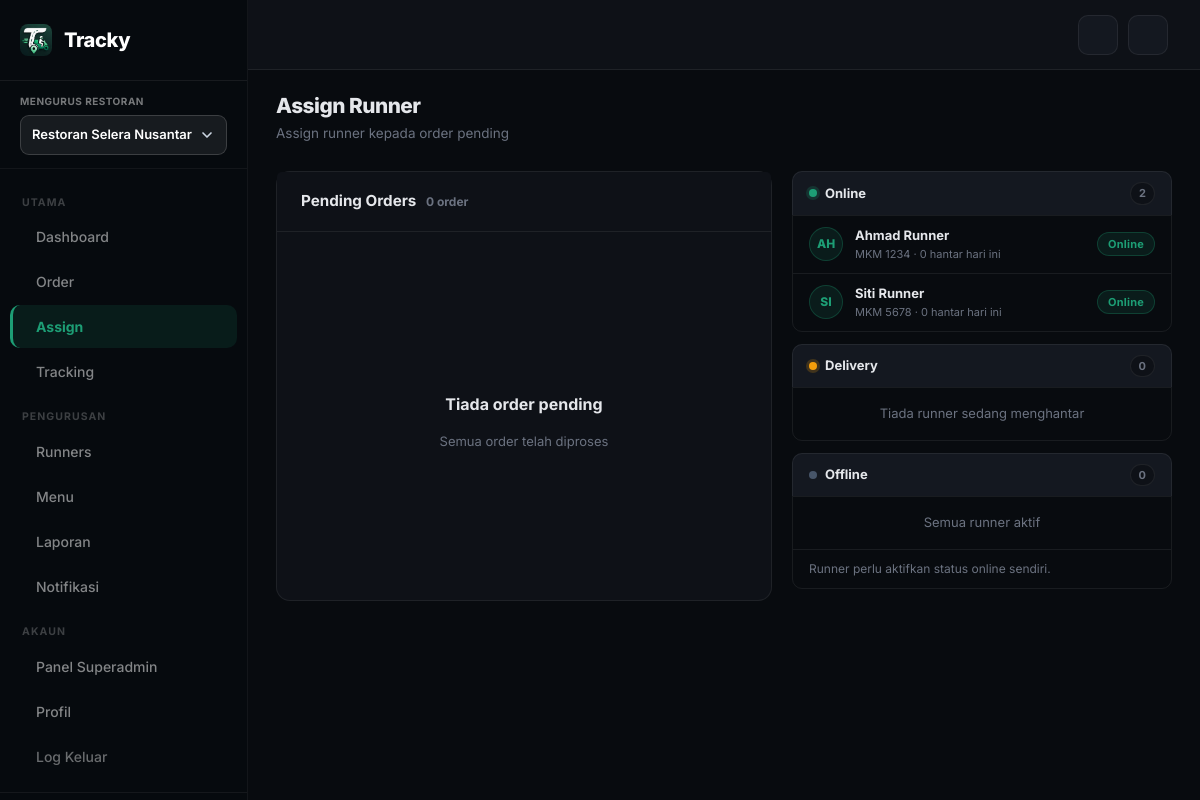
Page /admin/admin_assign.php (signed in) on the committed database.
### tables this page shows
CREATE TABLE runners (
  id INT AUTO_INCREMENT PRIMARY KEY,
  user_id INT NOT NULL,
  restaurant_id INT NULL,
  vehicle_no VARCHAR(20),
  phone VARCHAR(20),
  status ENUM('online','offline','busy') DEFAULT 'offline',
  created_at TIMESTAMP DEFAULT CURRENT_TIMESTAMP,
  INDEX idx_runners_restaurant (restaurant_id),
  FOREIGN KEY (user_id) REFERENCES users(id),
  FOREIGN KEY (restaurant_id) REFERENCES restaurants(id)
);

CREATE TABLE users (
  id INT AUTO_INCREMENT PRIMARY KEY,
  name VARCHAR(100) NOT NULL,
  email VARCHAR(100) UNIQUE NOT NULL,
  password VARCHAR(255) NOT NULL,
  role ENUM('superadmin','admin','staff','runner') NOT NULL,
  phone VARCHAR(20),
  restaurant_id INT NULL,
  is_active TINYINT DEFAULT 1,
  created_at TIMESTAMP DEFAULT CURRENT_TIMESTAMP,
  INDEX idx_users_restaurant (restaurant_id),
  FOREIGN KEY (restaurant_id) REFERENCES restaurants(id)
);

### includes/functions.php (called while the page is built, shortened)
<?php
function e(?string $value): string
{
    return htmlspecialchars($value ?? '', ENT_QUOTES, 'UTF-8');
}
function activeRestaurantId(): int
{
    $role = $_SESSION['role'] ?? '';
    if ($role === 'superadmin') {
        return (int) ($_SESSION['sa_acting_restaurant'] ?? 0);
    }
    return (int) ($_SESSION['restaurant_id'] ?? 0);
}

### admin/admin_assign.php (the view, shortened to what this page needs)
<?php
require_once __DIR__ . '/../includes/db.php';
require_once __DIR__ . '/../includes/functions.php';
$restId = activeRestaurantId();
$pending = [];
$activeSql = "(SELECT COUNT(*) FROM deliveries d WHERE d.runner_id = r.id AND d.status IN ('assigned','picked_up','in_transit'))";
$available = [];
$availRes = mysqli_query($conn, "SELECT r.id, u.name, u.phone, r.vehicle_no, r.status,
  $activeSql AS active_deliveries,
  (SELECT COUNT(*) FROM deliveries d WHERE d.runner_id = r.id AND d.status = 'delivered' AND DATE(d.delivered_at) = CURDATE()) AS deliveries_today
  FROM runners r
  JOIN users u ON r.user_id = u.id
  WHERE r.status = 'online' AND u.is_active = 1 AND r.restaurant_id = $restId AND $activeSql = 0
  ORDER BY u.name ASC");
while ($r = mysqli_fetch_assoc($availRes)) {
    $available[] = $r;
}
$busy = [];
$offline = [];
require_once __DIR__ . '/../includes/admin_layout_start.php';
?>
<div class="page-header">
  <div class="page-header-left">
    <h4>Assign Runner</h4>
    <p>Assign runner kepada order pending</p>
  </div>
</div>
<div class="assign-layout">
  <div class="assign-panel active" id="assign-panel-orders">
    <div class="card">
      <div class="card-header">Pending Orders <span style="color:var(--muted);font-size:12px;margin-left:6px" id="pending-count-label"><?= count($pending) ?> order</span></div>
      <div class="card-body" id="pending-list">
        <?php if (!$pending): ?>
        <div class="assign-empty" style="text-align:center;padding:40px;color:var(--muted)">
          <p style="margin-top:12px;font-weight:700;color:var(--text)">Tiada order pending</p>
          <p style="font-size:13px;margin-bottom:0">Semua order telah diproses</p>
        </div>
        <?php endif; ?>
      </div>
    </div>
  </div>
  <div class="assign-panel" id="assign-panel-runners">
    <div class="runner-status-section">
      <div class="runner-status-header">
        <span class="dot dot-green"></span>
        <span class="runner-status-title">Online</span>
        <span class="runner-status-count" id="available-count"><?= count($available) ?></span>
      </div>
      <div class="runner-status-body" id="available-list">
        <?php if (!$available): ?>
        <div class="runner-empty">Tiada runner online yang tersedia</div>
        <?php else: foreach ($available as $r): ?>
        <div class="runner-row">
          <div class="runner-avatar"><?= strtoupper(substr($r['name'],0,2)) ?></div>
          <div class="flex-grow-1">
            <div class="runner-row-name"><?= e($r['name']) ?></div>
            <div class="runner-row-meta"><?= e($r['vehicle_no']) ?> · <?= (int)$r['deliveries_today'] ?> hantar hari ini</div>
          </div>
          <span class="badge-status status-assigned">Online</span>
        </div>
        <?php endforeach; endif; ?>
      </div>
    </div>
    <div class="runner-status-section">
      <div class="runner-status-header">
        <span class="dot dot-amber"></span>
        <span class="runner-status-title">Delivery</span>
        <span class="runner-status-count" id="busy-count"><?= count($busy) ?></span>
      </div>
      <div class="runner-status-body" id="busy-list">
        <?php if (!$busy): ?>
        <div class="runner-empty">Tiada runner sedang menghantar</div>
        <?php else: foreach ($busy as $r): ?>
        <div class="runner-row">
          <div class="runner-avatar"><?= strtoupper(substr($r['name'],0,2)) ?></div>
          <div class="flex-grow-1">
            <div class="runner-row-name"><?= e($r['name']) ?></div>
            <div class="runner-row-meta"><?= e($r['vehicle_no']) ?> · <i class="ti ti-bike"></i> <?= e($r['order_no']) ?></div>
          </div>
          <span class="badge-status status-assigned">Online</span>
        </div>
        <?php endforeach; endif; ?>
      </div>
    </div>
    <div class="runner-status-section">
      <div class="runner-status-header">
        <span class="dot dot-gray"></span>
        <span class="runner-status-title">Offline</span>
        <span class="runner-status-count" id="offline-count"><?= count($offline) ?></span>
      </div>
      <div class="runner-status-body" id="offline-list">
        <?php if (!$offline): ?>
        <div class="runner-empty">Semua runner aktif</div>
        <?php else: foreach ($offline as $r): ?>
        <div class="runner-row" style="opacity:0.6">
          <div class="runner-avatar"><?= strtoupper(substr($r['name'],0,2)) ?></div>
          <div class="flex-grow-1">
            <div class="runner-row-name"><?= e($r['name']) ?></div>
            <div class="runner-row-meta"><?= e($r['vehicle_no']) ?></div>
          </div>
          <span class="badge-status status-cancelled">Offline</span>
        </div>
        <?php endforeach; endif; ?>
        <div style="padding:10px 16px;font-size:12px;color:var(--muted);border-top:1px solid var(--border)"><i class="ti ti-info-circle"></i> Runner perlu aktifkan status online sendiri.</div>
      </div>
    </div>
  </div>
</div>
<?php
require_once __DIR__ . '/../includes/admin_layout_end.php';
?>

### assets/css/admin.css (style rules this page uses)
:root { --primary: #1D9E75; --primary-dark: #0F6E56; --primary-dim: rgba(29,158,117,0.12); --primary-border: rgba(29,158,117,0.28); --sidebar-bg: #060A0E; --sidebar-width: 268px; --topbar-height: 70px; --bg: #080B0F; --bg2: #0E1117; --bg3: #141820; --border: rgba(255,255,255,0.07); --text: #E5E7EB; --text-2: #CBD5E1; --muted: #6B7280; --radius: 14px; --shadow: 0 1px 4px rgba(0,0,0,0.3), 0 4px 16px rgba(0,0,0,0.2); }
* { box-sizing: border-box; margin: 0; padding: 0; }
body { font-family: 'Inter', sans-serif; background: var(--bg); color: var(--text); transition: background 0.3s, color 0.3s; }
.card { background: var(--bg2) !important; border: 1.5px solid var(--border) !important; border-radius: var(--radius) !important; box-shadow: none !important; color: var(--text) !important; }
.card-header { background: var(--bg2) !important; border-bottom: 1px solid var(--border) !important; color: var(--text) !important; padding: 18px 24px !important; font-weight: 700 !important; font-size: 0.95rem !important; }
.card-body { padding: 24px !important; }
.badge-status { display: inline-flex; align-items: center; gap: 4px; padding: 3px 10px; border-radius: 100px; font-size: 11px; font-weight: 700; letter-spacing: 0.2px; }
.status-assigned { background: var(--primary-dim); color: var(--primary); border: 1px solid var(--primary-border); }
h1,h2,h3,h4,h5,h6 { color: var(--text); }
.page-header { display: flex; align-items: center; justify-content: space-between; gap: 16px; margin-bottom: 28px; flex-wrap: wrap; }
.page-header-left h4 { font-size: 1.3rem; font-weight: 800; color: var(--text); margin: 0; letter-spacing: -0.5px; }
.page-header-left p { font-size: 13.5px; color: var(--muted); margin: 4px 0 0; }
.assign-layout { display: grid; grid-template-columns: 1fr 380px; gap: 20px; align-items: stretch; }
.assign-panel { display: block; }
@media (min-width: 992px) { #assign-panel-orders { display: flex; } }
@media (min-width: 992px) { #assign-panel-orders > .card { display: flex; flex-direction: column; width: 100%; margin-bottom: 0; } }
@media (min-width: 992px) { #assign-panel-orders > .card > .card-body { flex: 1 1 auto; display: flex; flex-direction: column; gap: 12px; } }
@media (min-width: 992px) { #assign-panel-runners { position: sticky; top: 88px; align-self: start; } }
.assign-empty { margin: auto; }
.runner-status-section { margin-bottom: 12px; }
.runner-status-header { display: flex; align-items: center; gap: 8px; padding: 10px 16px; background: var(--bg3); border: 1.5px solid var(--border); border-radius: 10px 10px 0 0; border-bottom: none; }
.runner-status-header .dot { width: 8px; height: 8px; border-radius: 50%; flex-shrink: 0; }
.dot-green { background: var(--primary); box-shadow: 0 0 0 3px rgba(29,158,117,0.2); }
.dot-amber { background: #F59E0B; box-shadow: 0 0 0 3px rgba(245,158,11,0.2); }
.dot-gray { background: #475569; }
.runner-status-title { font-size: 13px; font-weight: 700; color: var(--text); flex: 1; }
.runner-status-count { font-size: 11px; font-weight: 700; color: var(--muted); background: var(--bg2); border: 1px solid var(--border); padding: 2px 8px; border-radius: 100px; }
.runner-status-body { border: 1.5px solid var(--border); border-radius: 0 0 10px 10px; overflow: hidden; }
.runner-row { display: flex; align-items: center; gap: 12px; padding: 10px 16px; border-bottom: 1px solid var(--border); transition: background 0.15s; }
.runner-row:last-child { border-bottom: none; }
.runner-avatar { width: 34px; height: 34px; border-radius: 50%; background: var(--primary-dim); border: 1.5px solid var(--primary-border); display: flex; align-items: center; justify-content: center; font-size: 12px; font-weight: 800; color: var(--primary); flex-shrink: 0; }
.runner-row-name { font-size: 13px; font-weight: 700; color: var(--text); }
.runner-row-meta { font-size: 11px; color: var(--muted); margin-top: 1px; }
.runner-empty { padding: 16px; text-align: center; font-size: 13px; color: var(--muted); }
@media (min-width: 992px) and (max-width: 1280px) { :root { --sidebar-width: 248px; } }

### rows in the picture
runners: user.name "AH", user.name "Ahmad Runner", vehicle_no "MKM 1234", deliveries_today "0"
runners: user.name "SI", user.name "Siti Runner", vehicle_no "MKM 5678", deliveries_today "0"

### other values in the picture
count($pending) "0"
count($available) "2"
count($busy) "0"
count($offline) "0"
form field value "Restoran Selera Nusantara"
